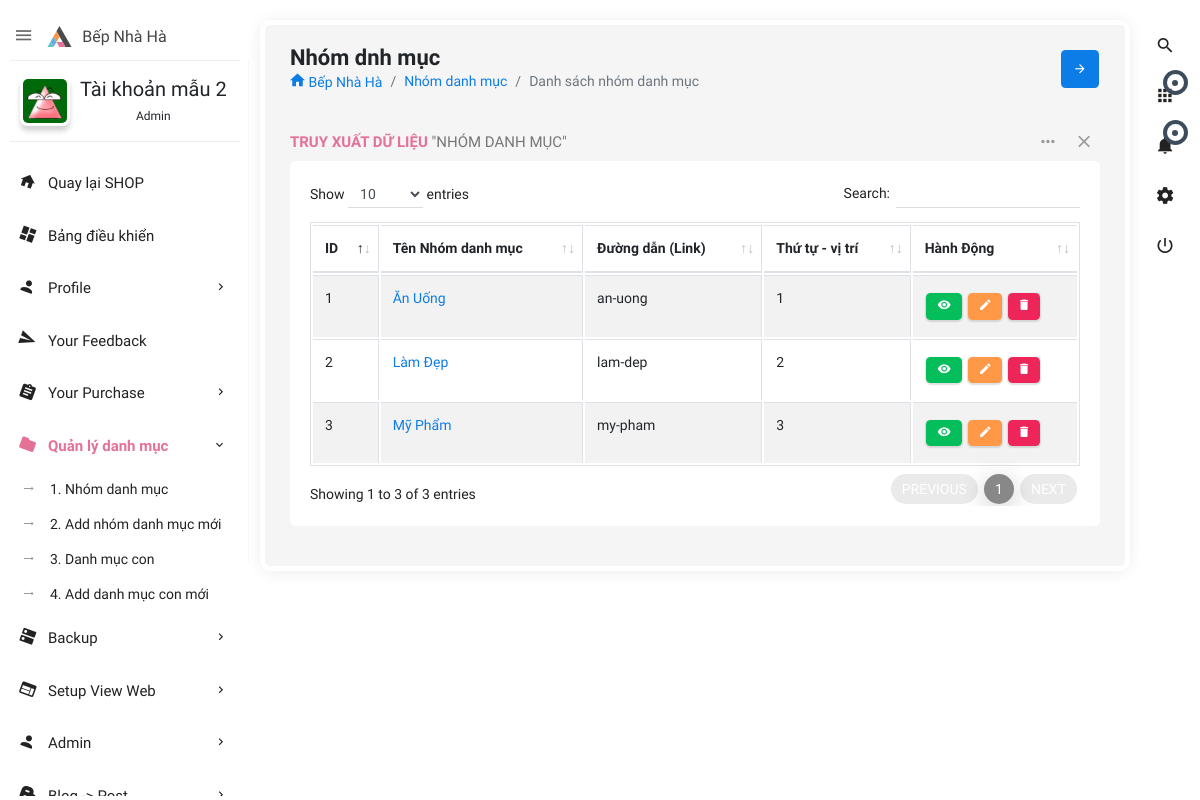
/admin.php?controller=shop (signed in), run on the app's committed database.
### tables this page shows
CREATE TABLE IF NOT EXISTS `users` (
  `id` int(11) NOT NULL AUTO_INCREMENT,
  `user_username` varchar(50) DEFAULT NULL,
  `user_password` varchar(100) DEFAULT NULL,
  `user_name` varchar(255) DEFAULT NULL,
  `role_id` int(11) NOT NULL DEFAULT 0,
  `user_avatar` varchar(550) DEFAULT 'author-auto.png',
  `user_email` varchar(255) DEFAULT NULL,
  `user_phone` varchar(20) DEFAULT NULL,
  `user_address` varchar(200) DEFAULT NULL,
  `createDate` datetime DEFAULT NULL,
  `verified` int(11) NOT NULL DEFAULT 0,
  `verificationCode` varchar(500) DEFAULT NULL,
  `editTime` datetime DEFAULT NULL,
  PRIMARY KEY (`id`),
  KEY `fk_id_role` (`role_id`)
);

CREATE TABLE IF NOT EXISTS `categories` (
  `id` int(11) NOT NULL AUTO_INCREMENT,
  `category_name` varchar(255) DEFAULT NULL,
  `supply_id` int(11) DEFAULT NULL,
  `category_position` int(4) DEFAULT NULL,
  `slug` varchar(255) NOT NULL,
  PRIMARY KEY (`id`),
  KEY `fk_supply_id` (`supply_id`)
);

### admin/controllers/shop/index.php (called while the page is built, shortened)
<?php
$options = [
    'order_by' => 'id',
];
$categories = getAll('categories', $options);
$navCategory = 'class="active open"';
require('admin/views/shop/index.php');

### lib/config/database.php (called while the page is built, shortened)
<?php
if (isset($_SESSION['user'])) {
    $userNav = $_SESSION['user']['id'];
}
try {
    $linkConnectDB = connect();
} catch (Exception $e) {
    die($e->getMessage());
}
function connect(): mysqli
{
        $linkConnectDB = new mysqli(DB_HOST, DB_USER, DB_PASS, DB_NAME, DB_PORT);
        $linkConnectDB->set_charset('utf8mb4');
        return $linkConnectDB;
}
function executeQuery(string $sql, array $params = []): mysqli_stmt
{
    global $linkConnectDB;
    $stmt = $linkConnectDB->prepare($sql);
    if (!$stmt->execute()) {
        throw new Exception('Execute error: ' . $stmt->error);
    }
    return $stmt;
}

### lib/model.php (called while the page is built, shortened)
<?php
require('config/database.php');
function getRecord(string $table, $id, string $select = '*'): false|array|null
{
    $id = intval($id);
    $sql = "SELECT $select FROM `$table` WHERE id=$id";
    $query = executeQuery($sql);
    $result = $query->get_result()->fetch_assoc();
    return $result;
}
function getAll(string $table, array $options = []): array
{
    $select = $options['select'] ?? '*';
    $where = isset($options['where']) ? 'WHERE ' . $options['where'] : '';
    $order_by = isset($options['order_by']) ? 'ORDER BY ' . $options['order_by'] : '';
    $limit = isset($options['offset']) && isset($options['limit']) ? 'LIMIT ' . $options['offset'] . ',' . $options['limit'] : '';
    $sql = "SELECT $select FROM `$table` $where $order_by $limit";
    $query = executeQuery($sql);
    $result = $query->get_result()->fetch_all(MYSQLI_ASSOC);
    return $result;
}

### admin/controllers/shared/statistics.php (called while the page is built, shortened)
<?php
$options_user = [
    'order_by' => 'editTime DESC',
];
$users = getAll('users', $options_user);

### admin/views/shop/index.php (the view, shortened to what this page needs)
<?php require('admin/views/shared/header.php'); ?>
<?php require('admin/views/shared/rightnavbar.php'); ?>
<?php require('admin/views/shared/leftnavbar.php'); ?>
<section class="content">
    <div class="body_scroll">
        <div class="block-header">
            <div class="row">
                <div class="col-lg-7 col-md-6 col-sm-12">
                    <h2>Nhóm dnh mục</h2>
                    <ul class="breadcrumb">
                        <li class="breadcrumb-item"><a href="<?= PATH_URL . 'home' ?>"><i class="zmdi zmdi-home"></i> Bếp Nhà Hà</a></li>
                        <li class="breadcrumb-item"><a href="admin.php?controller=shop">Nhóm danh mục</a></li>
                        <li class="breadcrumb-item active">Danh sách nhóm danh mục</li>
                    </ul>
                </div>
                <div class="col-lg-5 col-md-6 col-sm-12">
                    <button class="btn btn-primary btn-icon float-right right_icon_toggle_btn" type="button"><i class="zmdi zmdi-arrow-right"></i></button>
                </div>
            </div>
        </div>
        <div class="container-fluid">
            <div class="row clearfix">
                <div class="col-lg-12">
                    <div class="card">
                        <div class="header">
                            <h2><strong>Truy Xuất Dữ Liệu</strong> "Nhóm Danh Mục" </h2>
                            <ul class="header-dropdown">
                                <li class="dropdown"> <a href="javascript:void(0);" class="dropdown-toggle" data-toggle="dropdown" role="button" aria-haspopup="true" aria-expanded="false"> <i class="zmdi zmdi-more"></i> </a>
                                </li>
                                <li class="remove">
                                    <a role="button" class="boxs-close"><i class="zmdi zmdi-close"></i></a>
                                </li>
                            </ul>
                        </div>
                        <div class="body">
                            <div class="table-responsive">
                                <table class="table table-bordered table-striped table-hover js-basic-example dataTable">
                                    <thead>
                                        <tr>
                                            <th>ID</th>
                                            <th>Tên Nhóm danh mục</th>
                                            <th>Đường dẫn (Link)</th>
                                            <th>Thứ tự - vị trí</th>
                                            <th>Hành Động</th>
                                        </tr>
                                    </thead>
                                    <tbody>
                                        <?php foreach ($categories as $category) : ?>
                                            <tr>
                                                <td><?= $category['id'] ?></td>
                                                <td><a href="admin.php?controller=shop&amp;action=edit&amp;cate_id=<?= $category['id']; ?>"><?= $category['category_name']; ?></a></td>
                                                <td><?= $category['slug'] ?></td>
                                                <td><?= $category['category_position'] ?></td>
                                                <td><a href="shop/<?= $category['id']; ?>-<?= $category['slug'] ?>" target="_blank" class="btn btn-success waves-effect waves-float btn-sm waves-green"><i class="zmdi zmdi-eye"></i></a>
                                                    <a href="admin.php?controller=shop&amp;action=edit&amp;cate_id=<?= $category['id']; ?>" class="btn btn-warning waves-effect waves-float btn-sm waves-green"><i class="zmdi zmdi-edit"></i></a>
                                                    <a onclick="return confirm('Are you sure to delete?')" href="admin.php?controller=shop&amp;action=delete&amp;cate_id=<?= $category['id'] ?>" class="btn btn-danger waves-effect waves-float btn-sm waves-red"><i class="zmdi zmdi-delete"></i></a></td>
                                            </tr>
                                        <?php endforeach; ?>
                                    </tbody>
                                </table>
                            </div>
                        </div>
                    </div>
                </div>
            </div>
        </div>
    </div>
</section>
<?php require('admin/views/shared/footer.php'); ?>

### admin/views/shared/leftnavbar.php (shortened to what this page needs)
<aside id="leftsidebar" class="sidebar">
    <div class="navbar-brand">
        <button class="btn-menu ls-toggle-btn" type="button"><i class="zmdi zmdi-menu"></i></button>
        <a href="index.php"><img src="admin/themes/images/logo.svg" width="25" alt="Aero"><span class="m-l-10">Bếp Nhà Hà</span></a>
    </div>
    <div class="menu">
        <ul class="list">
            <li>
                <div class="user-info">
                    <a class="image" href="admin.php?controller=user&action=info&user_id=<?= $userNav ?>"><img src="public/upload/images/<?= $userInfoNav['user_avatar'] ?>" alt="User"></a>
                    <div class="detail">
                        <h4><?= $userInfoNav['user_name'] ?></h4>
                        <small><?php if ($userInfoNav['role_id'] == 1) {
                            echo 'Admin';
                        } elseif ($userInfoNav['role_id'] == 2) {
                            echo 'Moderator';
                        } else {
                            echo "User";
                        } ?></small>
                    </div>
                </div>
            </li>
            <li class="open"><a href="<?= PATH_URL ?>home" target="_blank"><i class="zmdi zmdi-home"></i><span>Quay lại SHOP</span></a></li>
            <li <?= $homeNav ?? '' ?>><a href="admin.php"><i class="zmdi zmdi-view-dashboard"></i><span>Bảng điều khiển</span></a></li>
            <li <?php if (isset($nav_profile)) {
                echo $nav_profile;
            } ?>><a href="javascript:void(0);" class="menu-toggle"><i class="zmdi zmdi-account"></i><span>Profile</span></a>
            </li>
            <li <?= $yourFeedback ?? '' ?>><a href="admin.php?controller=feedback&action=myfeedback"><i class="zmdi zmdi-mail-send"></i><span>Your Feedback</span></a></li>
            <li <?= $yourPurchaseNav ?? '' ?>><a href="javascript:void(0);" class="menu-toggle"><i class="zmdi zmdi-assignment"></i><span>Your Purchase</span></a>
            </li>
            <?php if ($userInfoNav['role_id'] != 0) :
                if ($userInfoNav['role_id'] == 1) : ?>
                    <li <?= $navCategory ?? ''; ?>> <a href="javascript:void(0);" class="menu-toggle"><i class="zmdi zmdi-folder"></i><span>Quản lý danh mục</span></a>
                        <ul class="ml-menu">
                            <li><a href="admin.php?controller=shop">1. Nhóm danh mục</a></li>
                            <li><a href="admin.php?controller=shop&amp;action=edit">2. Add nhóm danh mục mới</a></li>
                            <li><a href="admin.php?controller=category">3. Danh mục con</a></li>
                            <li><a href="admin.php?controller=category&amp;action=edit">4. Add danh mục con mới</a></li>
                        </ul>
                    </li>
                    <li <?= $backupDbClass ?? '' ?>><a href="javascript:void(0);" class="menu-toggle"><i class="zmdi zmdi-dns"></i><span>Backup</span></a>
                    </li>
                    <li <?= $navHF ?? '' ?>><a href="javascript:void(0);" class="menu-toggle"><i class="zmdi zmdi-view-web"></i><span>Setup View Web</span></a>
                    </li>
                    <li <?= $adminNav ?? '' ?>><a href="javascript:void(0);" class="menu-toggle"><i class="zmdi zmdi-account"></i><span>Admin</span></a>
                    </li>
                <?php endif; ?>
                <li <?= $postNav ?? '' ?>><a href="javascript:void(0);" class="menu-toggle"><i class="zmdi zmdi-blogger"></i><span>Blog -> Post</span></a>
                </li>
            <?php endif; ?>
        </ul>
    </div>
</aside>

### data on the page
users: user_avatar (picture), user_name "Tài khoản mẫu 2"
categories: id "1", category_name "Ăn Uống", slug "an-uong", category_position "1"
categories: id "2", category_name "Làm Đẹp", slug "lam-dep", category_position "2"
categories: id "3", category_name "Mỹ Phẩm", slug "my-pham", category_position "3"
